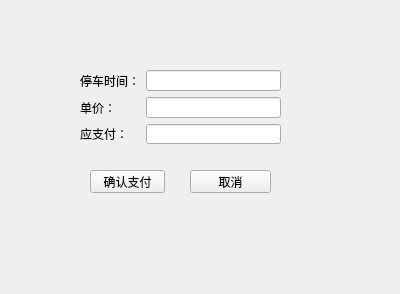
<?xml version="1.0" encoding="UTF-8"?>
<ui version="4.0">
 <class>payMoney</class>
 <widget class="QWidget" name="payMoney">
  <property name="geometry">
   <rect>
    <x>0</x>
    <y>0</y>
    <width>400</width>
    <height>294</height>
   </rect>
  </property>
  <property name="windowTitle">
   <string>Form</string>
  </property>
  <widget class="QPushButton" name="okPushButton">
   <property name="geometry">
    <rect>
     <x>90</x>
     <y>170</y>
     <width>75</width>
     <height>23</height>
    </rect>
   </property>
   <property name="text">
    <string>确认支付</string>
   </property>
  </widget>
  <widget class="QPushButton" name="cancelPushButton">
   <property name="geometry">
    <rect>
     <x>190</x>
     <y>170</y>
     <width>81</width>
     <height>23</height>
    </rect>
   </property>
   <property name="text">
    <string>取消</string>
   </property>
  </widget>
  <widget class="QWidget" name="">
   <property name="geometry">
    <rect>
     <x>80</x>
     <y>70</y>
     <width>201</width>
     <height>74</height>
    </rect>
   </property>
   <layout class="QGridLayout" name="gridLayout">
    <item row="0" column="0">
     <widget class="QLabel" name="label">
      <property name="text">
       <string>停车时间：</string>
      </property>
     </widget>
    </item>
    <item row="0" column="1">
     <widget class="QLineEdit" name="stopTimelineEdit"/>
    </item>
    <item row="1" column="0">
     <widget class="QLabel" name="label_2">
      <property name="text">
       <string>单价：</string>
      </property>
     </widget>
    </item>
    <item row="1" column="1">
     <widget class="QLineEdit" name="unitPricelineEdit"/>
    </item>
    <item row="2" column="0">
     <widget class="QLabel" name="label_3">
      <property name="text">
       <string>应支付：</string>
      </property>
     </widget>
    </item>
    <item row="2" column="1">
     <widget class="QLineEdit" name="payMoneyLineEdit"/>
    </item>
   </layout>
  </widget>
 </widget>
 <resources/>
 <connections/>
</ui>
